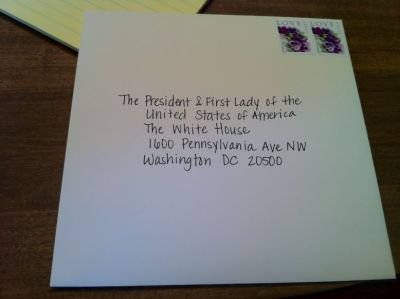
#> input picture PythonImageProcess/files/hand_writing_image.jpg, 400 x 299 px, found by its file name
$ python 15_opencv_threshold_2.py
#> lines starting #> are read from the running program, lines starting #| are printed output that depends on the picture; after the words box and inside, x2 and y2 are one past the last pixel; in counts of white or black regions, pixels touching at a corner belong together
import cv2
import matplotlib.pyplot as plt


address = 'PythonImageProcess/files/'
image =cv2.imread(address+'hand_writing_image.jpg', cv2.IMREAD_GRAYSCALE)
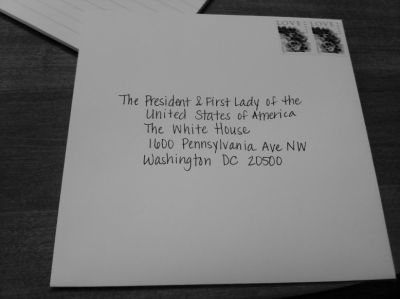
#> image: shape (299, 400); min 0, max 181, mean 115.4

images = []
ret, thres1 = cv2.threshold(image, 127, 255, cv2.THRESH_BINARY)
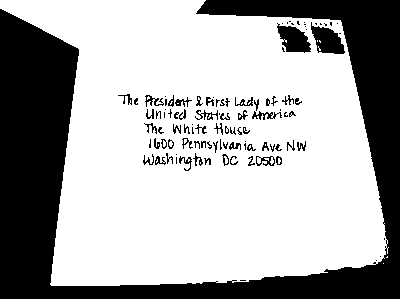
#> thres1: shape (299, 400); 66.7% white; 102 black regions (45 under 20 px), largest, box (x1, y1, x2, y2) and area: (0, 0, 400, 299) 36104, (311, 22, 345, 54) 636, (277, 23, 311, 53) 626
thres2 = cv2.adaptiveThreshold(image, 255, cv2.ADAPTIVE_THRESH_MEAN_C, cv2.THRESH_BINARY, 21,3)
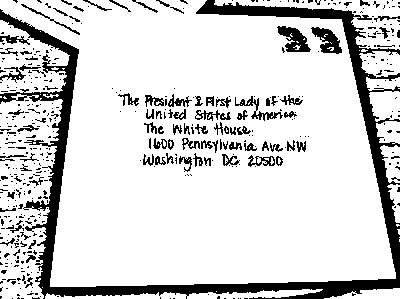
#> thres2: shape (299, 400); 83.5% white; 466 black regions (376 under 20 px), largest, box (x1, y1, x2, y2) and area: (0, 0, 400, 299) 12477, (277, 26, 311, 52) 471, (311, 27, 342, 54) 431

images.append(image)
images.append(thres1)
images.append(thres2)

for i in images:
    plt.imshow(cv2.cvtColor(i, cv2.COLOR_GRAY2RGB))
    plt.show()
#> this loop made 3 passes

$ run again, with PythonImageProcess/files/cat.jpg copied over PythonImageProcess/files/hand_writing_image.jpg
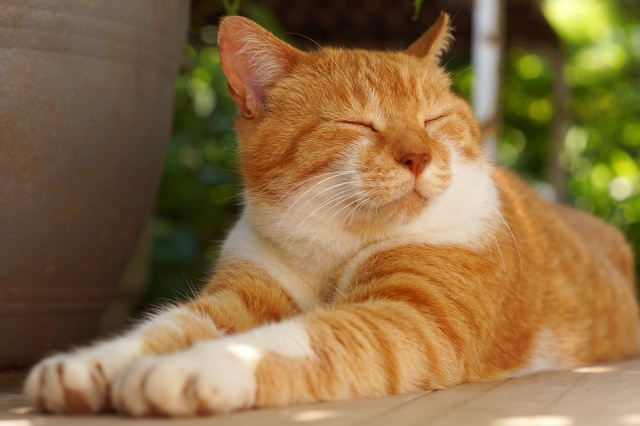
#> input picture PythonImageProcess/files/cat.jpg, 640 x 426 px, found by its file name
#> `ret, thres1 = cv2.threshold(image, 127, 255, cv2.THRESH_BINARY)`:
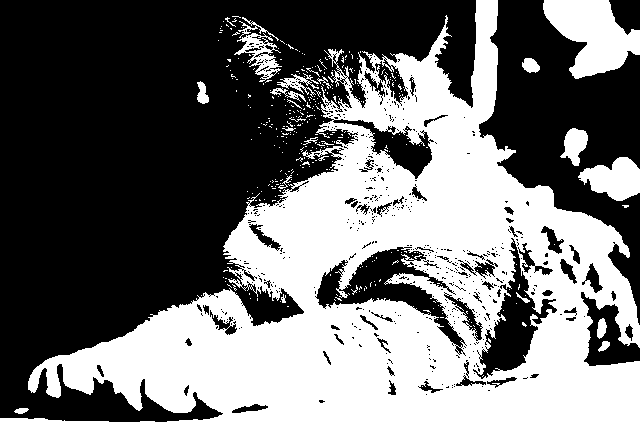
#> thres1: shape (426, 640); 43.6% white; 351 white regions (327 under 20 px), largest, box (x1, y1, x2, y2) and area: (0, 0, 640, 426) 108437, (543, 0, 640, 79) 4561, (578, 157, 640, 201) 1748
#> `thres2 = cv2.adaptiveThreshold(image, 255, cv2.ADAPTIVE_THRESH_MEAN_C,..`:
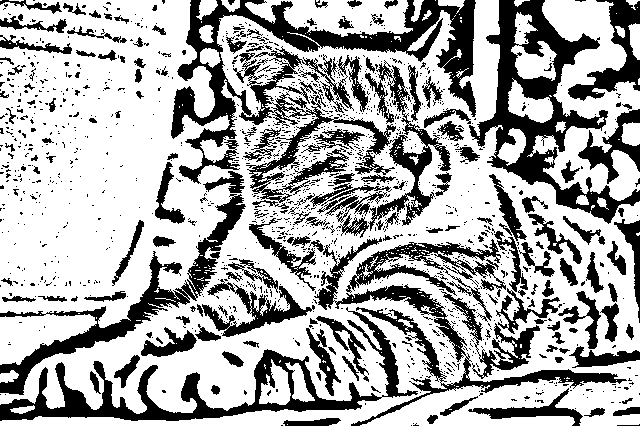
#> thres2: shape (426, 640); 67.1% white; 1327 black regions (1155 under 20 px), largest, box (x1, y1, x2, y2) and area: (171, 0, 476, 231) 20564, (469, 0, 640, 224) 10037, (0, 307, 418, 421) 8275
#> the loop `for i in images:` made 3 passes
